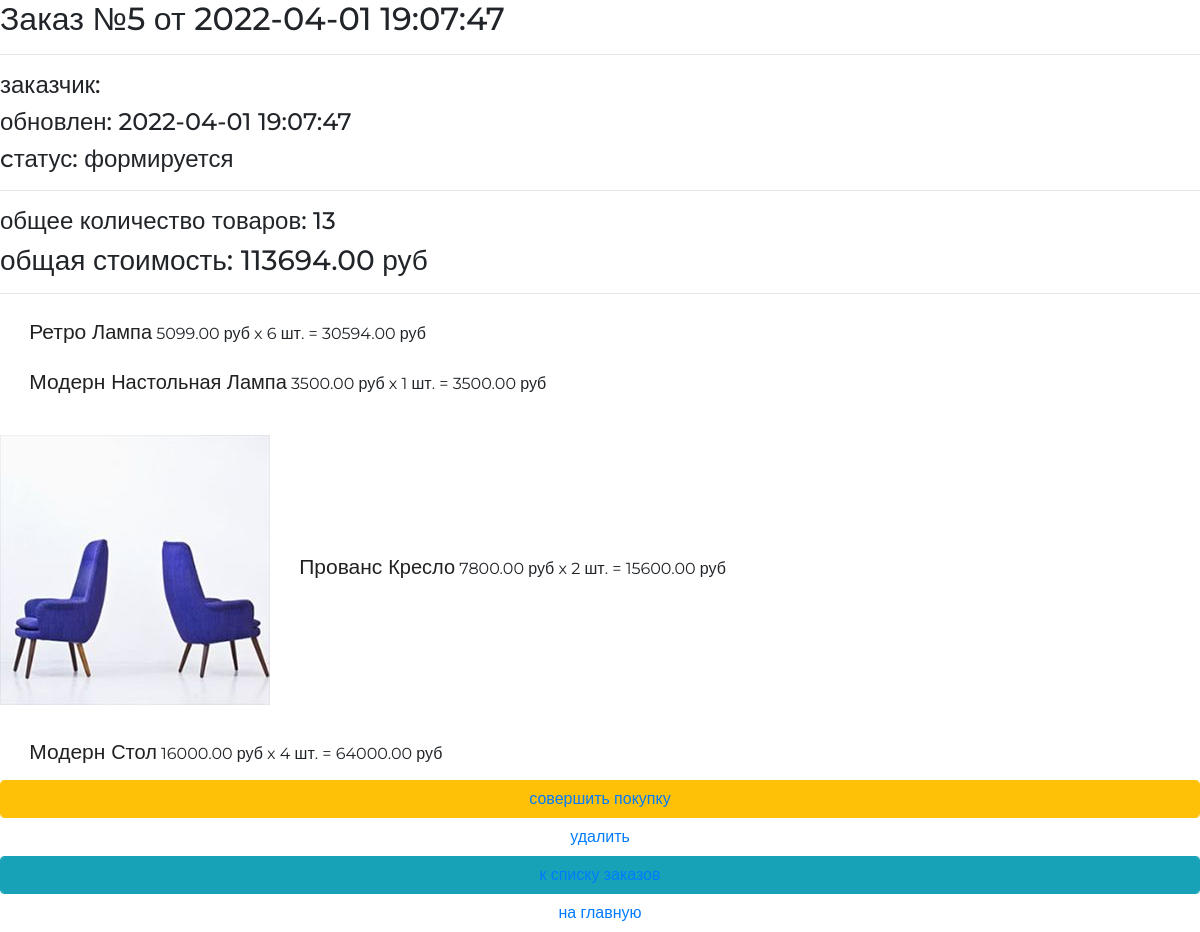
Before: /orders/detail/5/ with the older database file.
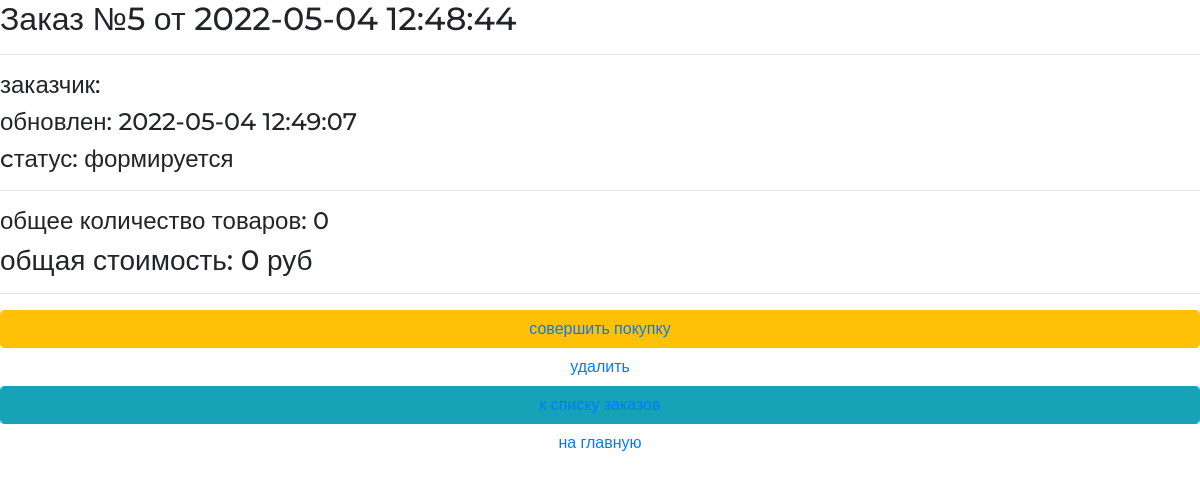
After: the same page with the newer database file.
### ordersapp/models.py (models this page shows, shortened)
class Order(models.Model):
    FORMING = '1'
    SENT_TO_PROCEED = '2'
    PROCEEDED = '3'
    PAID = '4'
    READY = '5'
    CANCEL = '6'
    ORDER_STATUS_CHOICES = (
        (FORMING, 'формируется'),
        (SENT_TO_PROCEED, 'обрабатывается'),
        (PAID, 'оплачен'),
        (PROCEEDED, 'собирается'),
        (READY, 'готов к выдаче'),
        (CANCEL, 'отменен'),
    )
    user = models.ForeignKey(settings.AUTH_USER_MODEL, on_delete=models.CASCADE)
    created = models.DateTimeField(verbose_name='создан', auto_now_add=True)
    updated = models.DateTimeField(verbose_name='обновлен', auto_now=True)
    status = models.CharField(verbose_name='статус', max_length=3, choices=ORDER_STATUS_CHOICES, default=FORMING)
    is_active = models.BooleanField(verbose_name='действительность', db_index=True, default=True)
    def get_summary(self):
        items = self.orderitems.select_related()
        return {
            'total_cost': sum(list(map(lambda x: x.quantity * x.product.price, items))),
            'total_quantity': sum(list(map(lambda x: x.quantity, items)))
        }

class OrderItem(models.Model):
    objects = OrderItemQuerySet.as_manager()
    order = models.ForeignKey(Order, related_name="orderitems", on_delete=models.CASCADE)
    product = models.ForeignKey(Product, verbose_name='продукт', on_delete=models.CASCADE)
    quantity = models.PositiveIntegerField(verbose_name='количество', default=0)
    @property
    def get_products_cost(self):
        return self.product.price * self.quantity

### mainapp/models.py (models this page shows, shortened)
class Product(models.Model):
    name = models.CharField(verbose_name='имя', max_length=128, unique=True)
    description = models.TextField(verbose_name='описание', blank=True)
    category = models.ForeignKey(ProductCategory, on_delete=models.SET_NULL, null=True, blank=True)
    short_description = models.CharField(verbose_name='короткое описание', max_length=64)
    price = models.DecimalField(verbose_name='цена', max_digits=8, decimal_places=2, default=0)
    price_with_discount = models.DecimalField(verbose_name='цена со скидкой', max_digits=8, decimal_places=2, default=0)
    quantity = models.PositiveIntegerField(verbose_name='количество на складе', default=0)
    image = models.ImageField(upload_to='products_images', blank=True)
    is_active = models.BooleanField(verbose_name='активна', db_index=True, default=True)

class ProductCategory(models.Model):
    name = models.CharField(verbose_name='имя', max_length=64, unique=True, blank=True)
    description = models.TextField(verbose_name='описание', blank=True, max_length=128)
    is_active = models.BooleanField(verbose_name='активна', db_index=True, default=True)

### ordersapp/views.py (the view)
# urls.py: path('detail/<int:pk>/', OrderDetailView.as_view(), name='order_detail'),
class OrderDetailView(TitleContextMixin, DetailView):
    model = Order
    title = 'описание товара'

### adminapp/templatetags/my_tags.py (called while the page is built)
def media_folder_products(string):
    if not string:
        string = 'products_images/default.jpg'
    return f'{settings.MEDIA_URL}{string}'

### mainapp/context_processors.py (called while the page is built)
def cart(request):
    print(f'context processor cart works')
    cart = []
    if request.user.is_authenticated:
        cart = Cart.objects.filter(user=request.user).select_related()
    return {
        'cart': cart,
        'cart_items': cart,
        }

### ordersapp/views.py (called while the page is built)
    def get_title(self):
        return getattr(self, 'title', '')

    def get_context_data(self, **kwargs):
        context = super(TitleContextMixin, self).get_context_data(**kwargs)
        context.update(
            title=self.get_title()
        )
        return context

### ordersapp/templates/ordersapp/order_detail.html
{% extends "ordersapp/base.html" %}
{% load static %}
{% load my_tags %}
{% block content %}
{% include 'ordersapp/includes/inc_order_summary.html' %}
<div class="basket_list">
    {% for item in object.orderitems.select_related %}
        <div class="basket_record">
            <img src="{{ item.product.image|media_folder_products }}"
                 alt="{{ item.product.short_desc }}">
            <span class="category_name">
                {{ item.product.category.name }}
            </span>
            <span class="product_name">{{ item.product.name }}</span>
            <span class="product_price">
                {{ item.product.price }}&nbspруб
            </span>
            <span class="product_quantitiy">
                x {{ item.quantity }} шт.
            </span>
            <span class="product_cost">
                = {{ item.get_products_cost }}&nbspруб
            </span>
        </div>
    {% endfor %}
</div>
{% include 'ordersapp/includes/inc_order_actions.html' %}
{% endblock %}

### ordersapp/templates/ordersapp/base.html (shortened to what this page needs)
<!DOCTYPE html>
{% load static %}
<html>
<head>
    {% block css %}
    <link rel="stylesheet" type="text/css" href="{% static 'bootstrap.min.css' %}">
    <link rel="stylesheet" type="text/css" href="{% static 'style.css' %}">
    <link rel="stylesheet" href="{% static 'fonts/font-awesome/css/font-awesome.css' %}">
    {% endblock %}
</head>
<body>
<div class="order_container">
    {% block content %}
    {% endblock %}
</div>
</body>
</html>

### ordersapp/templates/ordersapp/includes/inc_order_summary.html (shortened to what this page needs)
    {% if object %}
        <div class="h2">Заказ №{{ object.pk }} от {{ object.created|date:"Y-m-d H:i:s" }}</div><hr>
        <div class="h4">заказчик: {{ user.last_name }} {{ user.first_name }}</div>
        <div class="h4">обновлен: {{ object.updated|date:"Y-m-d H:i:s" }}</div>
        <div class="h4">cтатус: {{ object.get_status_display }}</div><hr>
        {% with object_summary=object.get_summary %}
            <div class="h4">
                общее количество товаров:
                <span class="order_total_quantity">
                {{ object_summary.total_quantity }}
                </span>
            </div>
            <div class="h3">
                общая стоимость:
                <span class="order_total_cost">
                {{ object_summary.total_cost }}
                </span> руб
            </div>
        {% endwith %}
    {% endif %}
<hr>

### ordersapp/templates/ordersapp/includes/inc_order_actions.html
{% if object.status == object.FORMING and object.pk %}
<button class="btn btn-warning btn-round form-control last">
    <a href="{% url 'orders:order_forming_complete' object.pk %}">
        совершить покупку
    </a>
</button>
<button class="btn btn-default btn-round form-control last">
    <a href="{% url 'orders:order_delete' object.pk %}">удалить</a>
</button>
{% endif %}
<button class="btn btn-info btn-round form-control last">
    <a href="{% url 'orders:orders_list' %}">
        к списку заказов
    </a>
</button>
<button class="btn btn-default btn-round form-control last">
    <a href="{% url 'index' %}">на главную</a>
</button>

### static/style.css (style rules this page uses)
* { margin: 0; padding: 0; }
body { font-family: 'Montserrat', sans-serif; }
html, body { height: 100%; }

Changed rows visible on the page:
removed OrderItem: product.category.name "Ретро", product.name "Лампа", product.price "5099.00", quantity "6", get_products_cost "30594.00"
removed OrderItem: product.category.name "Модерн", product.name "Настольная Лампа", product.price "3500.00", quantity "1", get_products_cost "3500.00"
removed OrderItem: product.image|media_folder_products (picture), product.category.name "Прованс", product.name "Кресло", product.price "7800.00", quantity "2", get_products_cost "15600.00"
removed OrderItem: product.category.name "Модерн", product.name "Стол", product.price "16000.00", quantity "4", get_products_cost "64000.00"
changed Order "формируется": created "2022-04-01 19:07:47" → "2022-05-04 12:48:44"; updated "2022-04-01 19:07:47" → "2022-05-04 12:49:07"
Other visible differences:
{{ object_summary.total_quantity }}: "13" → "0"
{{ object_summary.total_cost }}: "113694.00" → "0"
